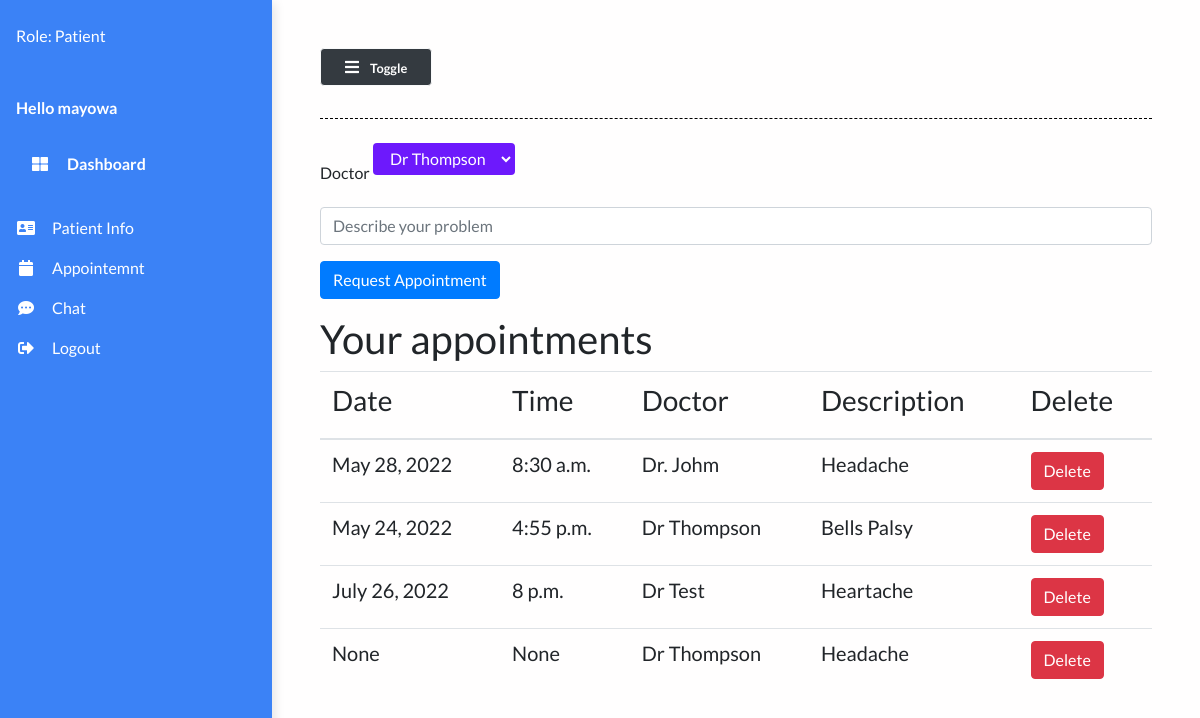
Page /appointments/ (signed in) on the committed database.
### main/models.py (models this page shows, shortened)
class Appointment(models.Model):
    patient = models.ForeignKey("Patient", on_delete=models.CASCADE)
    doctor = models.ForeignKey("Doctor", on_delete=models.CASCADE, null=True)
    description=models.TextField(null=True)
    appointment_date = models.DateField(null=True)
    appointment_time = models.TimeField(blank=True, null=True)
    approved = models.BooleanField(default=False)

class Doctor(models.Model):
    name = models.CharField(max_length=100)
    def __str__(self):
        return self.name

### main/views.py (the view, shortened to what this page needs)
# urls.py: path("appointments/", views.request_appointment, name="appointments"),
@login_required(login_url='login')
def request_appointment(request):
    appointments = Appointment.objects.filter(
        patient__user__username=request.user.username)
    doctors = Doctor.objects.all()
    context = {
        'appointments': appointments,
        'doctors': doctors,
    }
    return render(request, 'main/appointment.html', context)

### main/templates/main/appointment.html (shortened to what this page needs)
{% extends 'main/base.html' %}
{% load static %}
{% block content %}
<form method="post" action="">
  <div class="form-group">
    <label for="doctor">Doctor</label>
     <select name="doctor" class="btn btn-bed" id="doctor">
                    {% for doctor in doctors %}
                        <option value={{ doctor.id }}>{{ doctor }}</option>
                    {% endfor %}
  </div>
  <div class="form-group">
    <input type="text" name="description" class="form-control" id="description" placeholder="Describe your problem">
  </div>
  <button type="submit" class="btn btn-primary">Request Appointment</button>
</form>
    <div class="table-responsive mt-3">
    <h1>Your appointments</h1>
        <table class="table table-hover">
            <thead>
                <th><h3>Date</h3></th>
                <th><h3>Time</h3></th>
                <th><h3>Doctor</h3></th>
                <th><h3>Description</h3></th>
                <th><h3>Delete</h3></th>
            </thead>
            <tbody>
                {% for app in appointments %}
                <tr class="mx-auto">
                    {% if app.approved == True %}
                        <td><h5>{{ app.appointment_date }}</h5></td>
                        <td><h5>{{ app.appointment_time }}</h5></td>
                        {% else %}
                        <td><h5>None</h5></td>
                        <td><h5>None</h5></td>
                    {% endif %}
                    <td><h5>{{ app.doctor }}</h5></td>
                    <td><h5>{{ app.description }}</h5></td>
                    <td>
                        <button type="button" data-toggle="modal" data-target="#modalID{{ forloop.counter }}" class="btn btn-danger">Delete</button>
                    </td>
                </tr>
                {% endfor %}
            </tbody>
        </table>
    </div>
{% endblock content %}

### main/templates/main/base.html (shortened to what this page needs)
{% load static %}
<!DOCTYPE html>
<html lang="en">
<head>
  <link rel="stylesheet" href="https://maxcdn.bootstrapcdn.com/bootstrap/4.0.0/css/bootstrap.min.css"
 />
  <link rel="stylesheet" href="https://cdnjs.cloudflare.com/ajax/libs/font-awesome/5.14.0/css/all.min.css"
 />
  <link rel="stylesheet" href="{% static 'styles/base.css' %}" type="text/css" />
  <link rel="stylesheet" href="//code.jquery.com/ui/1.12.1/themes/base/jquery-ui.css">
</head>
<body>
  <div class="vertical-nav" id="sidebar">
    <div class="py-4 px-3 mb-4">
      <div class="media d-flex align-items-center">
        <div class="media-body text-white">
          {% if request.user.is_authenticated %}
          <p class="font-weight-normal mb-0">
            Role: {% if request.user.is_superuser == True %}
            Admin
            {% elif request.user.is_superuser == False and request.user.is_staff == True %}
            Staff
            {% else %}
            Patient
            {% endif %}
          </p>
          {% endif %}
        </div>
      </div>
    </div>
    <p class="text-white font-weight-bold px-3 pb-4 mb-0">
      Hello {{user.username}}
    </p>
    <p class="text-gray font-weight-bold px-3 pb-4 mb-0">
      <a href="{% url 'dashboard' %}" class="nav-link text-white">
        <i class="fa fa-th-large mr-3 text-primary"></i> Dashboard</a>
    </p>
    {% if request.user.is_authenticated == True %}
    {% if request.user.is_staff == True %}
    <ul class="nav flex-column mb-0">
      <li class="nav-item">
        <a href="{% url 'patient_list' %}" class="nav-link text-white">
          <i class="fa fa-address-card mr-3 text-primary fa-fw"></i>View patient list
        </a>
      </li>
        <li class="nav-item">
          <a href="{% url 'doctor-appointments' %}" class="nav-link text-white">
            <i class="fa fa-calendar mr-3 text-primary fa-fw"></i>Appointment Requests
          </a>
        </li>
      <li class="nav-item">
        <a href="{% url 'add_patient' %}" class="nav-link text-white">
          <i class="fa fa-plus mr-3 text-primary fa-fw"></i>Add patient
        </a>
      </li>
      <li class="nav-item">
        <a href="{% url 'chat' %}" class="nav-link text-white">
          <i class="fas fa-comment-dots mr-3 text-primary fa-fw"></i>Chat
        </a>
      </li>
      {% else %}
      <ul class="nav flex-column mb-0">
        <li class="nav-item">
          <a href="{% url 'patientInfo' %}" class="nav-link text-white">
            <i class="fa fa-address-card mr-3 text-primary fa-fw"></i>Patient Info
          </a>
        </li>
        <li class="nav-item">
          <a href="{% url 'appointments' %}" class="nav-link text-white">
            <i class="fa fa-calendar mr-3 text-primary fa-fw"></i>Appointemnt
          </a>
        </li>
        <li class="nav-item">
          <a href="{% url 'chat' %}" class="nav-link text-white">
            <i class="fas fa-comment-dots mr-3 text-primary fa-fw"></i>Chat
          </a>
        </li>
        {% endif %}
        {% endif %}
        {% if request.user.is_authenticated == False %}
        <li class="nav-item">
          <a href="{% url 'signupdr' %}" class="nav-link text-white">
            <i class="fa fa-sign-out-alt mr-3 text-primary fa-fw"></i>Doctor Signup
          </a>
        </li>
        <li class="nav-item">
          <a href="{% url 'signup' %}" class="nav-link text-white">
            <i class="fa fa-sign-out-alt mr-3 text-primary fa-fw"></i>Patient Signup
          </a>
        </li>
        <li class="nav-item">
          <a href="{% url 'login' %}" class="nav-link text-white">
            <i class="fa fa-sign-in-alt mr-3 text-primary fa-fw"></i>Login
          </a>
        </li>
        {% else %}
        <li class="nav-item">
          <a href="{% url 'logout' %}" class="nav-link text-white">
            <i class="fa fa-sign-out-alt mr-3 text-primary fa-fw"></i>Logout
          </a>
        </li>
        {% endif %}
      </ul>
  </div>
  <div class="page-content p-5" id="content">
    <button id="sidebarCollapse" class="btn btn-light bg-dark rounded-pill shadow-sm px-4 mb-4" type="button">
      <i class="fa fa-bars mr-2 text-primary"></i>
      <small class="font-weight-bold text-primary">
        Toggle
      </small>
    </button>
    <div class="seperator mt-1 mb-4"></div>
    {% block content %}{% endblock content %}
  </div>
</body>
</html>

### static/styles/base.css (style rules this page uses)
body { background: #fffefe; min-height: 100vh; overflow-x: hidden; font-family:Lato,'Helvetica Neue',Helvetica,Arial,sans-serif; }
.vertical-nav { background: #3b82f6 !important; min-width: 17rem; height: 100vh; position: fixed; top: 0; left: 0; box-shadow: 3px 3px 10px rgba(0, 0, 0, 0.1); transition: all 0.4s; }
.page-content { width: calc(100% -17rem); margin-left: 17rem; transition: all 0.4s; }
.seperator { margin: 3rem 0; border-bottom: 1px dashed #000000; }
.nav-link { text-transform: capitalize; }
.text-primary { color: #fff !important; }
.btn-bed { background: #6d19fc; color: #ffffff; height: 2rem; padding-top: 2px; margin-bottom: 2em; }

### rows in the picture
Appointment: appointment_date "May 28, 2022", appointment_time "8:30 a.m.", doctor "Dr. Johm", description "Headache"
Appointment: appointment_date "May 24, 2022", appointment_time "4:55 p.m.", doctor "Dr Thompson", description "Bells Palsy"
Appointment: appointment_date "July 26, 2022", appointment_time "8 p.m.", doctor "Dr Test", description "Heartache"
Appointment: approved "None", doctor "Dr Thompson", description "Headache"

### other values in the picture
{{ user.username }} "mayowa"
form field doctor "Dr Thompson"
